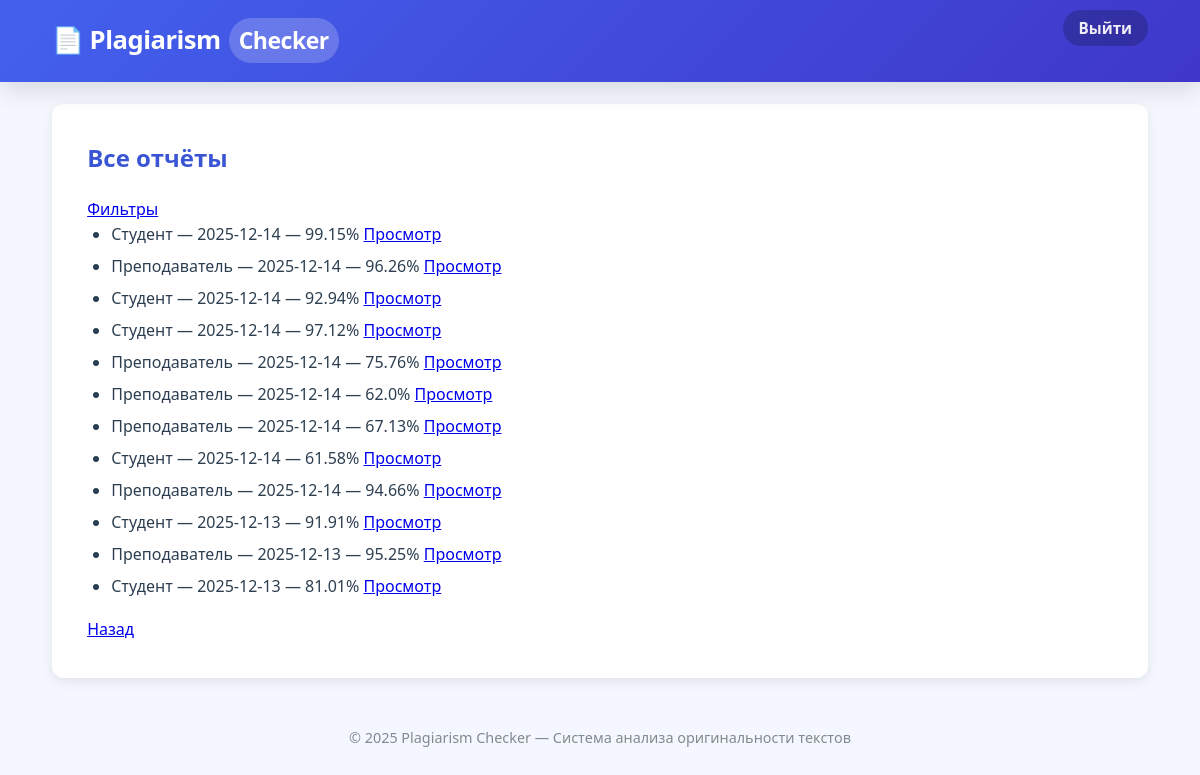
Page /teacher/reports (signed in) on the committed database.
### app/models.py (models this page shows)
class Report(db.Model):
    __tablename__ = 'reports'
    id = db.Column(db.Integer, primary_key=True)
    check_id = db.Column(db.Integer, db.ForeignKey(
        'plagiarism_checks.id'), nullable=False)
    user_id = db.Column(db.Integer, db.ForeignKey('users.id'), nullable=False)
    generated_date = db.Column(
        db.DateTime, default=db.func.current_timestamp())
    uniqueness_percentage = db.Column(db.Float)
    user = db.relationship('User', back_populates='reports')
    check = db.relationship('PlagiarismCheck', back_populates='report')

class User(UserMixin, db.Model):
    __tablename__ = 'users'
    id = db.Column(db.Integer, primary_key=True)
    name = db.Column(db.String(100), nullable=False)
    email = db.Column(db.String(120), unique=True, nullable=False)
    role = db.Column(db.String(20), nullable=False)
    password_hash = db.Column(db.String(128), nullable=False)
    documents = db.relationship('SourceDocument', back_populates='user')
    reports = db.relationship('Report', back_populates='user')

### app/teacher/routes.py (the view)
@bp.route('/reports')
@login_required
def reports():
    if current_user.role != 'teacher':
        flash('Доступ запрещён')
        return redirect(url_for('auth.login'))
    all_reports = get_all_reports()
    return render_template('teacher/reports.html', reports=all_reports)

### app/models.py (called while the page is built)
@login_manager.user_loader
def load_user(user_id):
    return User.query.get(int(user_id))

### app/teacher/services.py (called while the page is built)
def get_all_reports():
    return Report.query.order_by(Report.generated_date.desc()).all()

### app/templates/teacher/reports.html
{% extends "base.html" %}
{% block content %}
<h2>Все отчёты</h2>
<a href="{{ url_for('teacher.filter_reports') }}">Фильтры</a>
{% if reports %}
  <ul>
    {% for r in reports %}
      <li>
        {{ r.user.name }} — {{ r.generated_date.strftime('%Y-%m-%d') }} — {{ r.uniqueness_percentage }}%
        <a href="{{ url_for('teacher.view_report', report_id=r.id) }}">Просмотр</a>
      </li>
    {% endfor %}
  </ul>
{% else %}
  <p>Нет отчётов</p>
{% endif %}
<a href="{{ url_for('teacher.dashboard') }}">Назад</a>
{% endblock %}

### app/templates/base.html (style rules this page uses)
:root { --primary: #4361ee; --primary-light: #4895ef; --primary-dark: #3a56d4; --secondary: #3f37c9; --accent: #4cc9f0; --success: #2ecc71; --warning: #f39c12; --danger: #e74c3c; --light: #f8f9fa; --dark: #212529; --text: #2c3e50; --text-light: #7f8c8d; --bg: #ffffff; --bg-body: #f5f7ff; --border: #e0e6f0; --card-bg: #ffffff; --shadow-sm: 0 2px 6px rgba(0,0,0,0.06); --shadow: 0 4px 12px rgba(0,0,0,0.08); --shadow-lg: 0 8px 24px rgba(0,0,0,0.12); --radius: 12px; --radius-sm: 8px; --transition: all 0.3s cubic-bezier(0.25, 0.8, 0.25, 1); --font-main: 'Segoe UI', system-ui, -apple-system, 'Helvetica Neue', Arial, sans-serif; }
* { margin: 0; padding: 0; box-sizing: border-box; }
html { scroll-behavior: smooth; }
body { font-family: var(--font-main); background-color: var(--bg-body); color: var(--text); line-height: 1.6; padding-top: 80px; padding-bottom: 40px; min-height: 100vh; }
h1, h2, h3, h4 { margin-bottom: 1.2rem; color: var(--dark); font-weight: 700; }
h2 { font-size: 1.5rem; color: var(--primary-dark); }
p, ul, ol { margin-bottom: 1.1rem; color: var(--text); }
ul, ol { padding-left: 1.5rem; }
li { margin-bottom: 0.4rem; }

### rows in the picture
Report: user.name "Студент", generated_date "2025-12-14", uniqueness_percentage "99.15"
Report: user.name "Преподаватель", generated_date "2025-12-14", uniqueness_percentage "96.26"
Report: user.name "Студент", generated_date "2025-12-14", uniqueness_percentage "92.94"
Report: user.name "Студент", generated_date "2025-12-14", uniqueness_percentage "97.12"
Report: user.name "Преподаватель", generated_date "2025-12-14", uniqueness_percentage "75.76"
Report: user.name "Преподаватель", generated_date "2025-12-14", uniqueness_percentage "62.0"
Report: user.name "Преподаватель", generated_date "2025-12-14", uniqueness_percentage "67.13"
Report: user.name "Студент", generated_date "2025-12-14", uniqueness_percentage "61.58"
Report: user.name "Преподаватель", generated_date "2025-12-14", uniqueness_percentage "94.66"
Report: user.name "Студент", generated_date "2025-12-13", uniqueness_percentage "91.91"
Report: user.name "Преподаватель", generated_date "2025-12-13", uniqueness_percentage "95.25"
Report: user.name "Студент", generated_date "2025-12-13", uniqueness_percentage "81.01"
